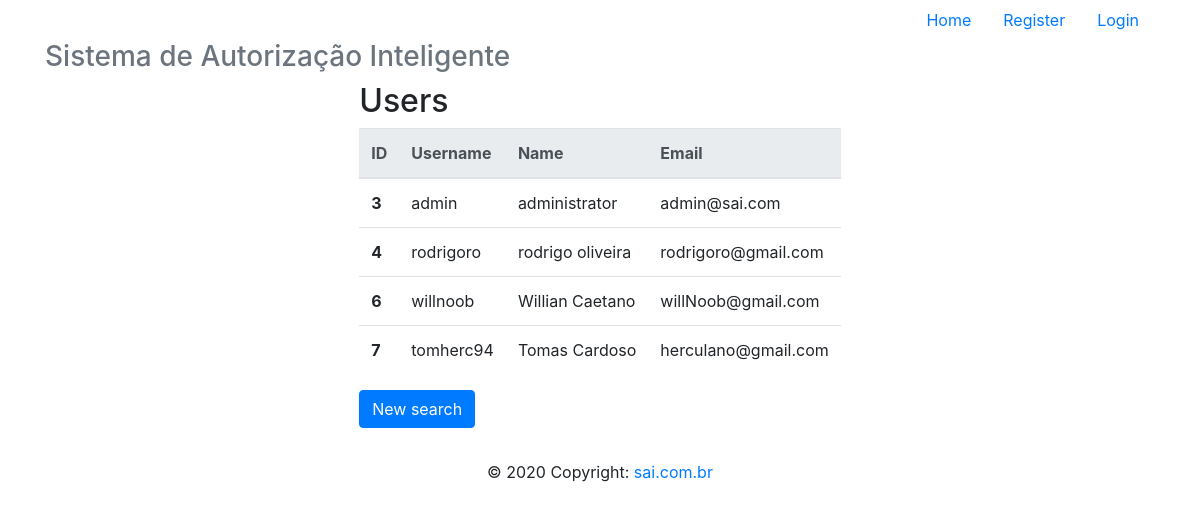
Page /readAll on the committed database.
### app/models/tables.py (models this page shows, shortened)
class User(db.Model):
    __tablename__ = "users"
    id = db.Column(db.Integer, primary_key=True)
    username = db.Column(db.String, unique=True)
    password = db.Column(db.String)
    name = db.Column(db.String)
    email = db.Column(db.String, unique=True)

### app/controllers/default.py (the view)
@app.route("/readAll", methods=['GET', 'POST'])
def readAll():
    lista = User.query.all()
    return render_template('readAll.html',
                            lista=lista)

### app/templates/readAll.html
{% extends 'base.html' %}
{% block content %}
    <div class="d-flex justify-content-center">
        <div class="form-group">
                <h2>Users</h2>
            <table class="table">
                <thead class="thead-light">
                <tr>
                    <th scope="col">ID</th>
                    <th scope="col">Username</th>
                    <th scope="col">Name</th>
                    <th scope="col">Email</th>
                </tr>
                </thead>
                <tbody>
                    {% for user in lista %}
                        <tr>
                            <th scope="row">{{ user.id }}</th>
                            <td>{{ user.username }}</td>
                            <td>{{ user.name }}</td>
                            <td>{{ user.email }}</td>
                        </tr>
                    {% endfor %}
                </tbody>
            </table>
            <form action="{{ url_for('read') }}" method="POST">
                <button type="submit" class="btn btn-primary" name="newSearch">New search</button>
            </form>
        </div>
    </div>
{% endblock %}

### app/templates/base.html (shortened to what this page needs)
<!DOCTYPE html>
<html lang="pt-br">
  <head>
    <link href="{{ url_for('static',filename='css/bootstrap.min.css') }}" rel="stylesheet">
  </head>
  <body>
    <div class="container">
      <div class="header clearfix">
        <nav>
          <ul class="nav nav-pills justify-content-end">
            <li class="nav-item">
              <a class="nav-link" href="{{ url_for('index') }}">Home</a>
            </li>
            {% if current_user.is_authenticated %}
              {% if current_user.username == 'admin' %}
                <li class="nav-item">
                  <a class="nav-link" href="{{ url_for('logout') }}">Logout</a>
                </li>
              {% else %}
                <li class="nav-item">
                  <a class="nav-link" href="{{ url_for('whitelist') }}">White List</a>
                </li>
                <li class="nav-item">
                  <a class="nav-link" href="{{ url_for('logout') }}">Logout</a>
                </li>
              {% endif %}
            {% else %}
              <li class="nav-item">
                <a class="nav-link" href="{{ url_for('register') }}">Register</a>
              </li>
              <li class="nav-item">
                <a class="nav-link" href="{{ url_for('login') }}">Login</a>
              </li>
            {% endif %}
          </ul>
        </nav>
        <h3 class="text-muted">Sistema de Autorização Inteligente</h3>
      </div>
      {% block content %}
      {% endblock %}
    <footer class="page-footer font-small blue">
      <div class="footer-copyright text-center py-3">© 2020 Copyright:
        <a href="#"> sai.com.br</a>
      </div>
    </footer>
    </div>
  </body>
</html>

### rows in the picture
User: id "3", username "admin", name "administrator", email "admin@sai.com"
User: id "4", username "rodrigoro", name "rodrigo oliveira", email "rodrigoro@gmail.com"
User: id "6", username "willnoob", name "Willian Caetano", email "willNoob@gmail.com"
User: id "7", username "tomherc94", name "Tomas Cardoso", email "herculano@gmail.com"
